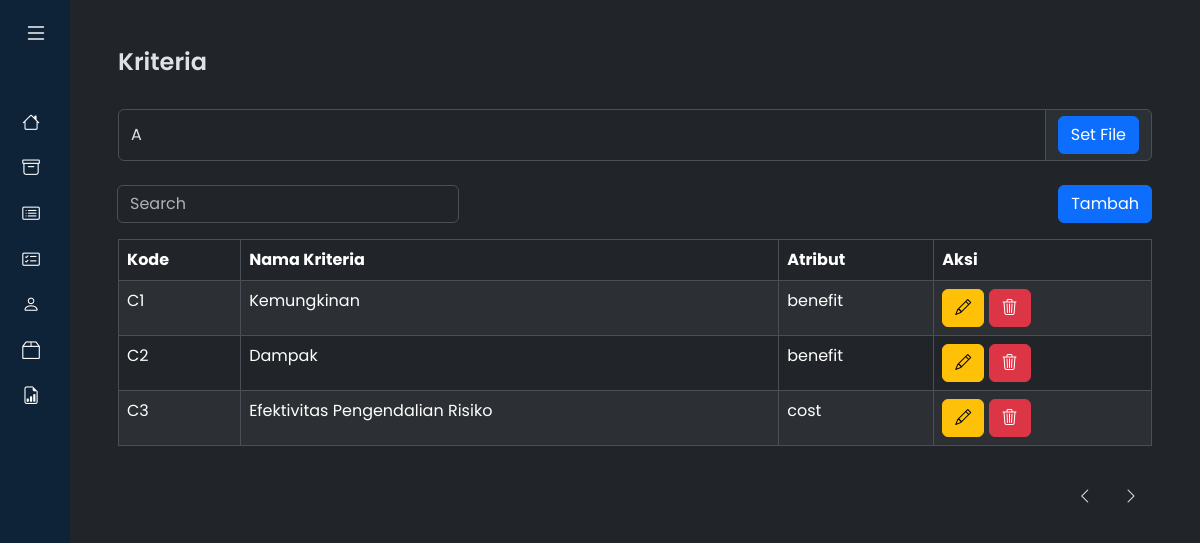
Page /?m=kriteria&periode=2024-11-14 on the committed database.
### tables this page shows
CREATE TABLE `tb_kriteria` (
  `kode_kriteria` varchar(16) NOT NULL,
  `tanggal` date NOT NULL,
  `nama_kriteria` varchar(256) NOT NULL,
  `atribut` varchar(256) NOT NULL
);

### config.php (called while the page is built)
<?php
$config["server"] = 'localhost';
$config["username"] = 'root';
$config["password"] = '';
$config["database_name"] = 'dbfahpvik';
?>

### functions.php (called while the page is built, shortened)
<?php
include 'config.php';
include 'includes/db.php';
$db = new DB($config['server'], $config['username'], $config['password'], $config['database_name']);
function _get($key, $val = null)
{
    if (isset($_GET[$key]))
        return $_GET[$key];
    else
        return $val;
}

### includes/db.php (called while the page is built, shortened)
<?php
class DB
{
    var $conn = null;
    public function __construct($host, $username, $passwd, $dbname)
    {
        $this->conn = mysqli_connect($host, $username, $passwd, $dbname);
    }
    public function query($sql)
    {
        $query = mysqli_query($this->conn, $sql) or die('<pre>Error mysqli_query: ' . mysqli_error($this->conn) . '<br />' . $sql . '</pre>');
        return $query;
    }
    public function get_results($sql)
    {
        $query = $this->query($sql);
        $arr = array();
        while ($row = mysqli_fetch_object($query)) {
            $arr[] = $row;
        }
        return $arr;
    }
}

### kriteria.php (the view, shortened to what this page needs)
<h1>Kriteria</h1>
<form class="mt-4" action="" method="get">
        <?php
        $periodes = $db->get_results("SELECT * FROM tb_periode ORDER BY tanggal");
        ?>
        <div class="input-group">
            <select class="form-control" name="periode">
                <?php foreach ($periodes as $periode) { ?>
                    <option value="<?= $periode->tanggal ?>" <?= $periode->tanggal == _get('periode') ? 'selected' : '' ?>><?= $periode->nama ?></option>
                <?php } ?>
            </select>
            <div class="input-group-text">
                <button class="btn btn-primary" type="submit">Set File</button>
            </div>
        </div>
    </form>
<div class="mt-2">
<div class="py-3">
    <form class="input-group d-flex justify-content-between">
        <div class="form-group">
            <input class="form-control" type="text" placeholder="Search" name="q" value="<?= _get('q') ?>" />
        </div>
        <div class="form-group">
            <a class="btn btn-primary" href="<?= $_GET['periode'] ? '?m=kriteria_tambah&periode=' . $_GET['periode'] : '' ?>"><span class="glyphicon glyphicon-plus"></span> Tambah</a>
        </div>
    </form>
</div>
<div class="table-responsive">
    <table class="table table-bordered table-hover table-striped">
        <thead>
            <tr>
                <th>Kode</th>
                <th>Nama Kriteria</th>
                <th>Atribut</th>
                <th>Aksi</th>
            </tr>
        </thead>
        <?php
        $q = esc_field(_get('q'));
        $rows = $db->get_results("SELECT * FROM tb_kriteria WHERE nama_kriteria LIKE '%$q%' AND tanggal='$_GET[periode]' ORDER BY kode_kriteria");
        foreach ($rows as $row) : ?>
            <tr>
                <td><?= $row->kode_kriteria ?></td>
                <td><?= $row->nama_kriteria ?></td>
                <td><?= $row->atribut ?></td>
                <td>
                    <a class="btn btn-xs btn-warning" href="?m=kriteria_ubah&ID=<?= $row->kode_kriteria ?>&periode=<?= _get('periode') ?>"><i class="bi bi-pencil"></i></a>
                    <a class="btn btn-xs btn-danger" href="aksi.php?act=kriteria_hapus&ID=<?= $row->kode_kriteria ?>&periode=<?= _get('periode') ?>" onclick="return confirm('Hapus data?')"><i class="bi bi-trash3"></i></a>
                </td>
            </tr>
        <?php endforeach; ?>
    </table>
</div>
</div>
<div class="d-flex justify-content-end mt-3">
    <div style="d-flex">
        <a class="btn btn-default" href="index.php?m=alternatif&periode=<?= _get('periode')?>"><i class="bi bi-chevron-left"></i></a>
        <a class="btn btn-default" href="index.php?m=experts&periode=<?= _get('periode')?>"><i class="bi bi-chevron-right"></i></a>
    </div>
</div>

### assets/css/style.css (style rules this page uses)
* { margin: 0; padding: 0; }
a { text-decoration: none; }
h1 { font-weight: 600; font-size: 1.5rem; }
body { height: 100%; font-family: 'Poppins', sans-serif; }

### rows in the picture
tb_kriteria: kode_kriteria "C1", nama_kriteria "Kemungkinan", atribut "benefit"
tb_kriteria: kode_kriteria "C2", nama_kriteria "Dampak", atribut "benefit"
tb_kriteria: kode_kriteria "C3", nama_kriteria "Efektivitas Pengendalian Risiko", atribut "cost"

### other values in the picture
form field periode "A"
